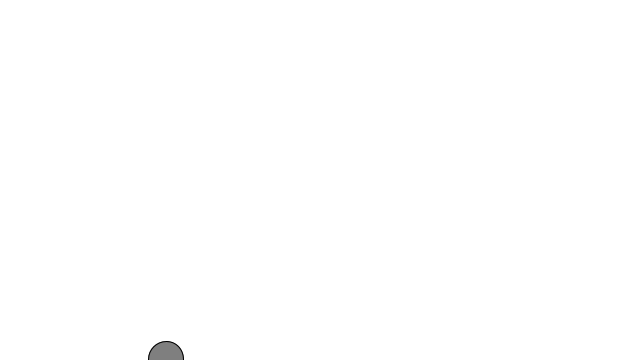
Frame 1 (no input)
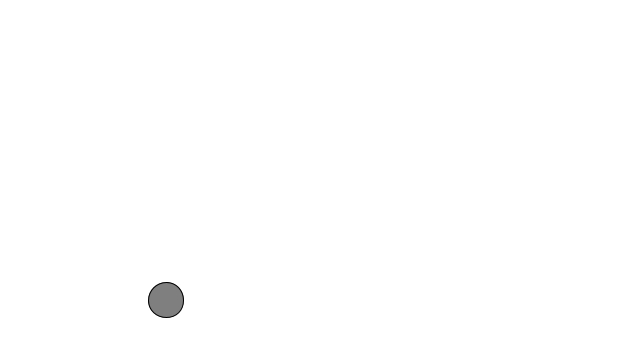
Frame 60 (the mouse pressed at the canvas centre just before this capture)
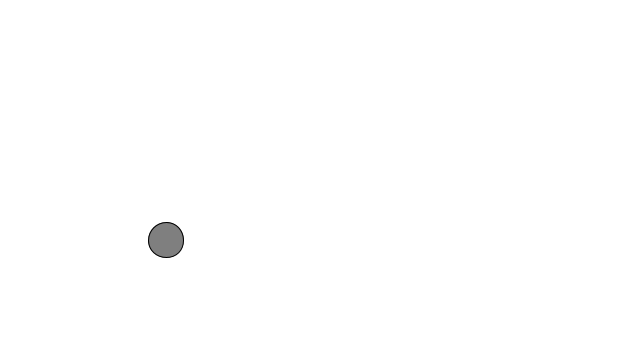
Frame 120 (the mouse held since frame 60 and released just before this capture)

The Processing sketch that drew these frames (run headless with seeded random() and noise(); from frame 60 on, the mouse is pressed at the canvas centre):

// Processing sketch: bubbles
// ── bubbles.pde
Bubble[] bubbles = new Bubble[1];
int padding = 50;

void setup() {
  size(640,360);
  for (int i = 0; i < bubbles.length; i++) {
      bubbles[i] = new Bubble(random(10, 50), int(random(0,width))); 
  }
}

void draw() {
  background(255);
  for (int i = 0; i < bubbles.length; i++) {  
    bubbles[i].ascend();
    bubbles[i].display();
    bubbles[i].top();
  }
}

void mouseClicked() {
  bubbles = (Bubble[]) append(bubbles, new Bubble(random(10, 50), int(random(0,width))));
}
  

class Bubble {
  float x;
  float y;
  float diameter;
  
  Bubble(float Diameter, int VerticalPos) {
    x = VerticalPos;
    y = height;
    diameter = Diameter;
  }
  
  void ascend() {
    y--;
  }
  
  void display() {
    stroke(0);
    fill(127);
    ellipse(x, y, diameter, diameter);
  }
  
  void top() {
    if (y < padding * -1) {
      y = height + padding;
    }
  }
}
